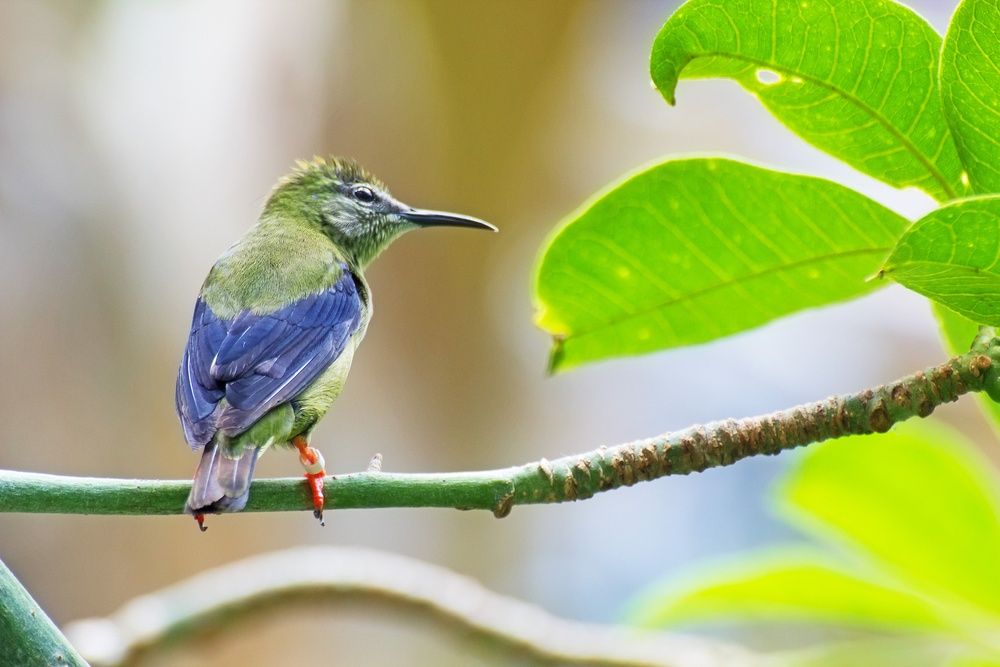
#> input picture data/tropical-humming-bird.jpg, 1000 x 667 px, shrunk from 2584 x 1723 before the run
$ jupyter execute '001 Lab color transformations.ipynb'
#> lines starting #> are read from the running program, lines starting #| are printed output that depends on the picture
# Different ways to represent images make different manipulations easier

## RGB

Has red, green, blue pixels values in 3 different arrays

## CEILAB

Has luminance, red-green, blue-yellow values in 3 different arrays

So it is easier to remove color and change brightness in this representation

[cell 1]
import numpy as np
from skimage.io import imread
from skimage.color import rgb2lab, lab2rgb
import matplotlib.pylab as plt

im = imread('data/tropical-humming-bird.jpg')
#> im is the input picture: shape (667, 1000, 3); mean R, G, B 167.1, 181.1, 116.4

[cell 2]
# set the red-green and blue-yellow values to zero to remove the color

# transform to ceilab format
im1 = rgb2lab(im)
#> im1: shape (667, 1000, 3) float64; mean of channels 0, 1, 2 71.6, -12.3, 27.1

im1[:,:,1] = im1[:,:,2] = 0
#> im1: shape (667, 1000, 3) float64; mean of channels 0, 1, 2 71.6, 0, 0
im1 = lab2rgb(im1)
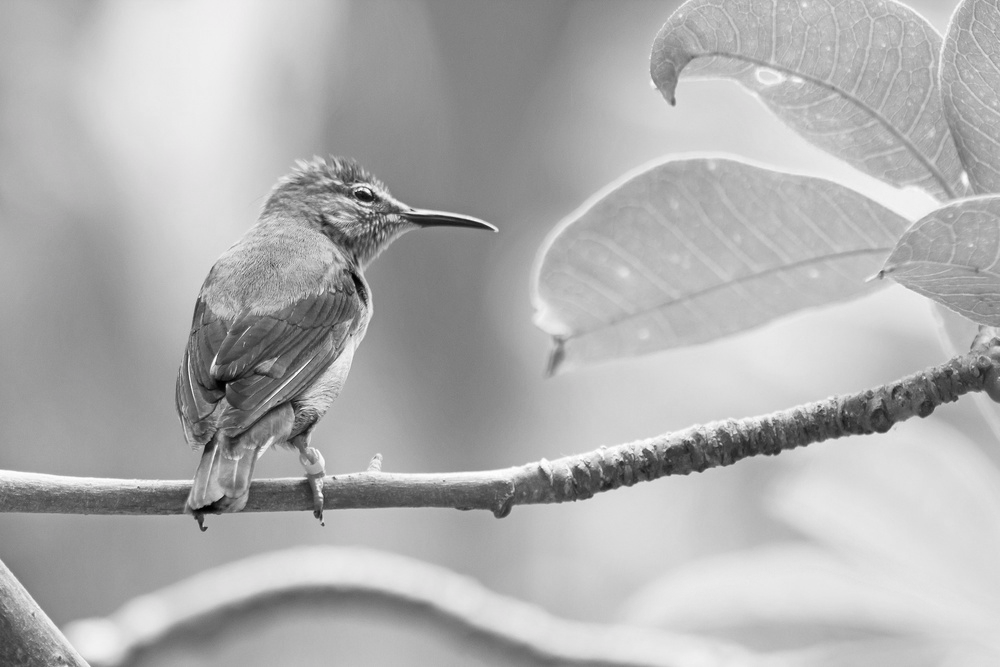
#> im1: shape (667, 1000, 3) float64; mean R, G, B 0.691, 0.691, 0.691

[cell 3]
plt.figure(figsize=(20,10))
plt.subplot(121), plt.imshow(im), plt.axis('off'), plt.title('Original image', size=20)
plt.subplot(122), plt.imshow(im1), plt.axis('off'), plt.title('Grey scale image', size=20)
plt.show()
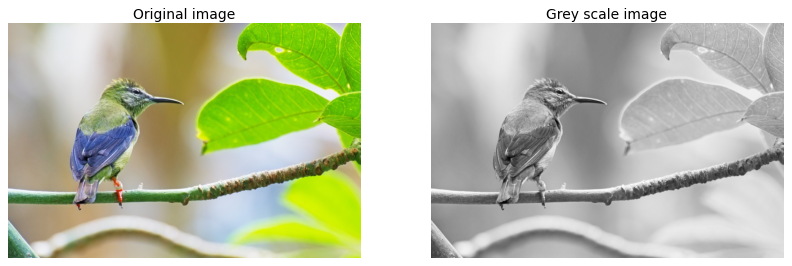
#> figure drawn by matplotlib, 2 panels

[cell 4]
# here we are increasing and decreasing the luminance values in the first array

im1 = rgb2lab(im)
im1[:,:,0] = im1[:,:,0] + 20
#> im1: shape (667, 1000, 3) float64; mean of channels 0, 1, 2 91.6, -12.3, 27.1
im1 = lab2rgb(im1)
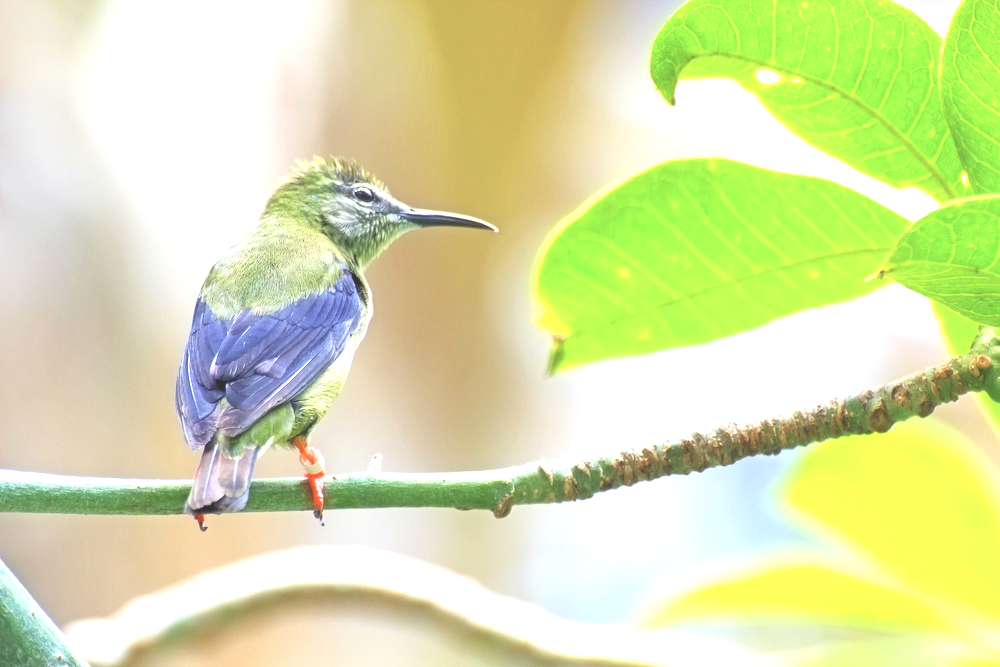
#> im1: shape (667, 1000, 3) float64; mean R, G, B 0.859, 0.891, 0.67

im2 = rgb2lab(im)
im2[:,:,0] = im2[:,:,0] - 20
#> im2: shape (667, 1000, 3) float64; mean of channels 0, 1, 2 51.6, -12.3, 27.1
im2 = lab2rgb(im2)
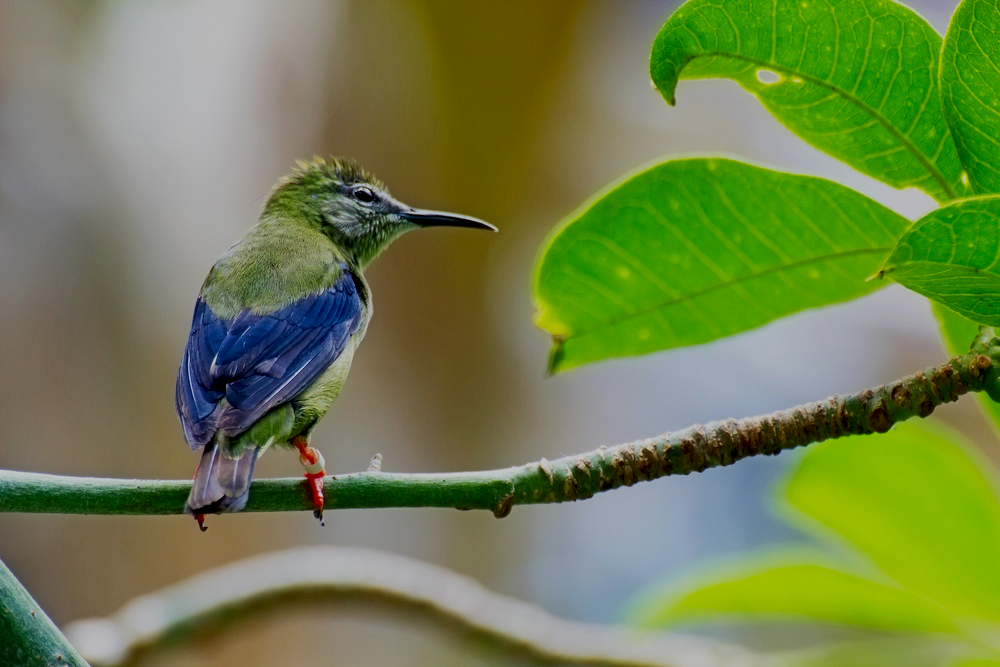
#> im2: shape (667, 1000, 3) float64; mean R, G, B 0.44, 0.504, 0.297

plt.figure(figsize=(20,10))
plt.subplot(131), plt.imshow(im), plt.axis('off'), plt.title('Original image', size=20)

plt.subplot(132), plt.imshow(im1), plt.axis('off'), plt.title('Brighter image', size=20)
plt.subplot(133), plt.imshow(im2), plt.axis('off'), plt.title('Darker image', size=20)


plt.show()
